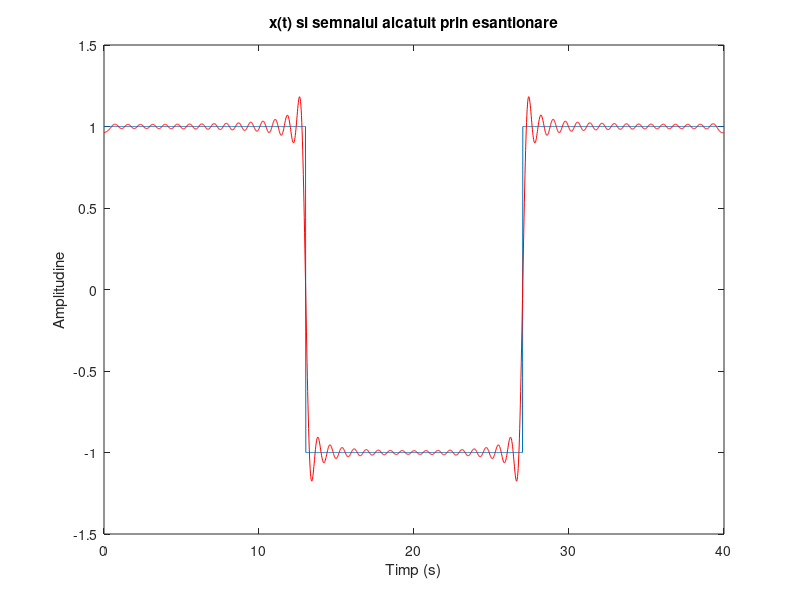
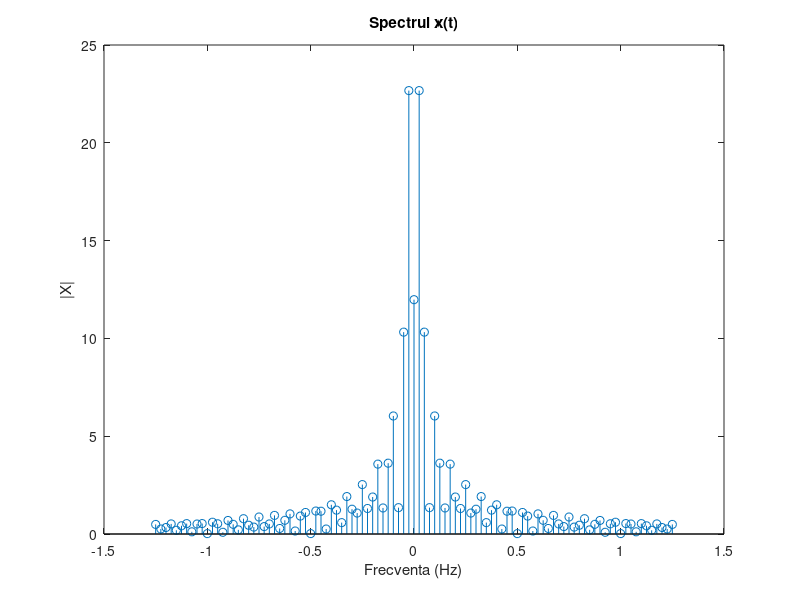

The MATLAB source for these figures, in order:
%Tema nr. 2 - Semnale si Programare - numarul din lista = 13, deci vom avea
% un semnal dreptugnhiular cu perioada 40 si N = 50 si durata = 13.

D=13;
N=50;
P=40;
F=1/P;
t=0:0.02:P-0.02; 
w0=2*pi*F;

%generez un vector cu zerouri:
x = zeros(1,size(t,2));

%aranjarea vectorului
x(t<=D)=1;
x(t>D)=-1;
x(t>P-D)=1;

%seria
for k = -N:N
    xt = x;
    xt = xt.*exp(-j*k*w0*t);
    X(k+51) = trapz(t,xt); 
end

%reconstruirea semnalului (aproximare)

x_aprox(1:length(t)) = 0; 

for const = 1:length(t);
for k = -N:N
x_aprox(const) = x_aprox(const) + (1/P)*X(k+N+1)*exp(j*k*w0*t(const));
end
end % semnalul dat cu coeficientii seriei

figure(1);
plot(t,x); % afisez mai intai x(t)

title('x(t) si semnalul alcatuit prin esantionare');
hold on

plot(t,x_aprox,'r'); 

xlabel('Timp (s)');
ylabel('Amplitudine');


fr = -N*F:F:N*F; % vectorul de frecvente pentru afisarea semnalului
figure(2);
stem(fr,abs(X)); 
title('Spectrul x(t)');
xlabel('Frecventa (Hz)');
ylabel('|X|');

%Seria Fourier este reprezentarea semnalului sub forma de suma pana la
%infinit din: sinusuri si cosinusuri (SFT),exponentiale (SFE), sau armonici
%(SFA). Din cursuri am observat ca semnalul poate fi analizat pe esantioane
%si aproximat astfel incat sa obtinem un model cat mai apropiat de cel real
%si o eroare cat mai mica. Astfel, am esantionat si am calculat
%coeficientii seriei Fourier.
